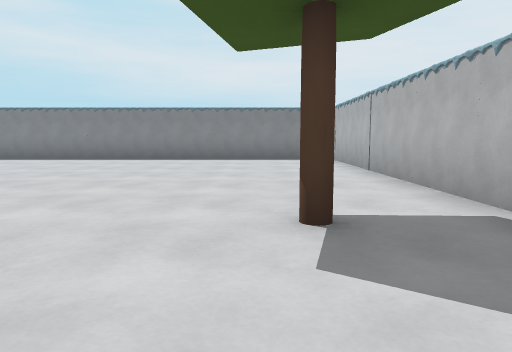
view 1 (above)

16 first-person views from a walk through a 3-D level made in the Godot game engine. The camera is 1.4 m above the floor, tilts 6° down and sees 70° across. The floor is counted in squares, 2 m on a side. Each view is taken from the middle of a square. On the plan, view 1 faces up. The plan holds only what a view shows up to about 11 squares ahead; the rest is blank. The place goes on beyond the plan. Characters and animated objects are not drawn. Surface patterns are stand-ins for the level's own textures.

view 2
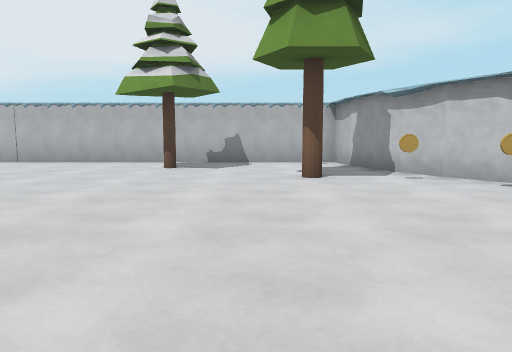

view 3
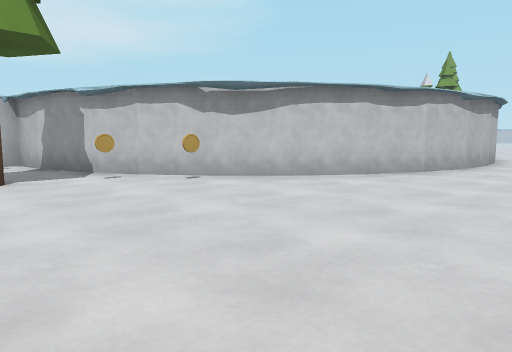

view 4
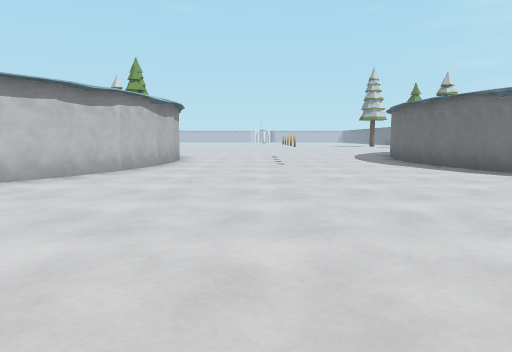

view 5
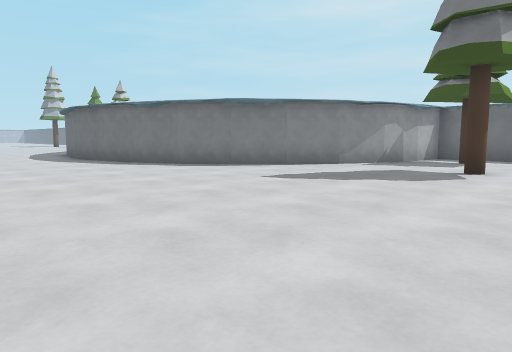

view 6
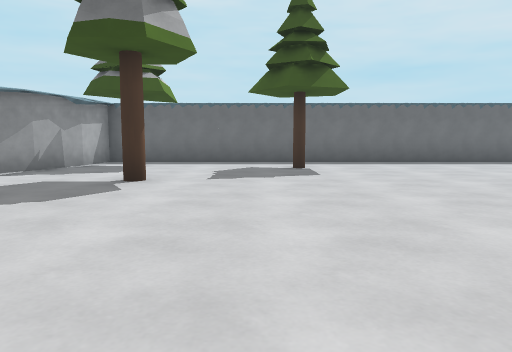

view 7
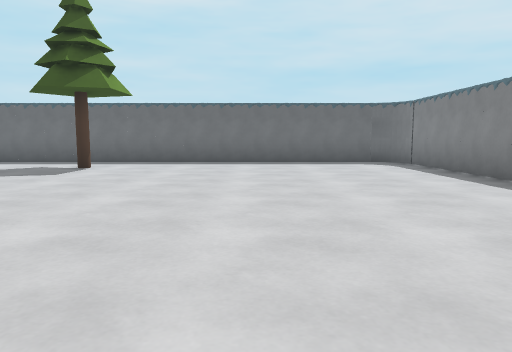

view 8
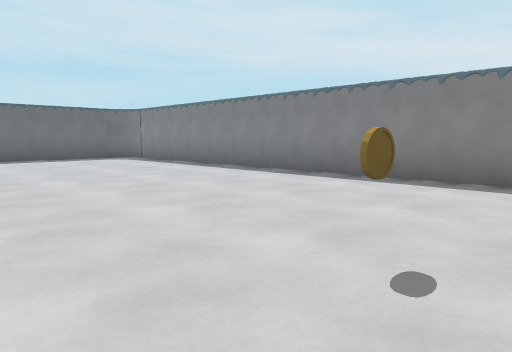

view 9
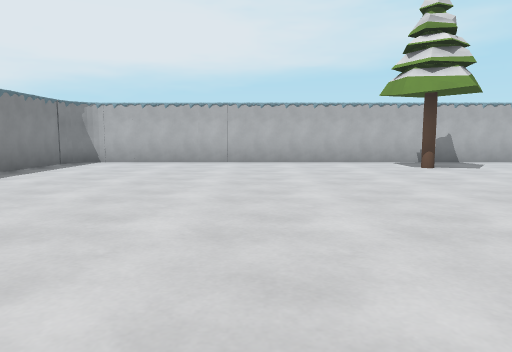

view 10
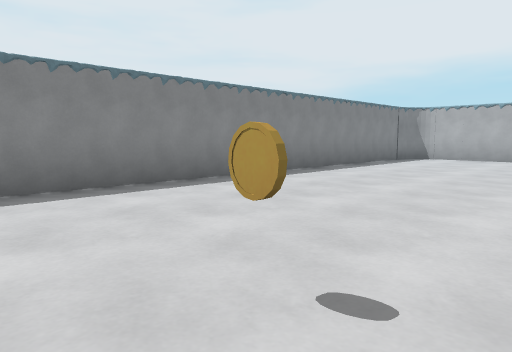

view 11
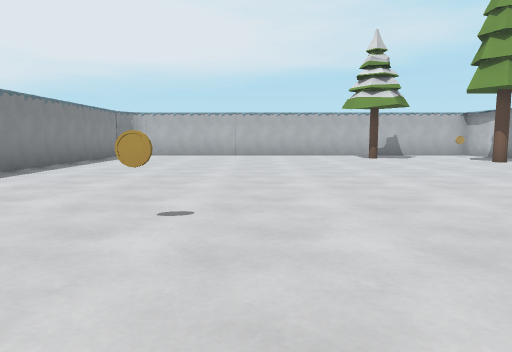

view 12
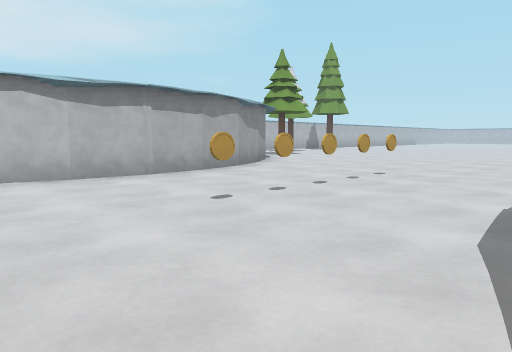

view 13
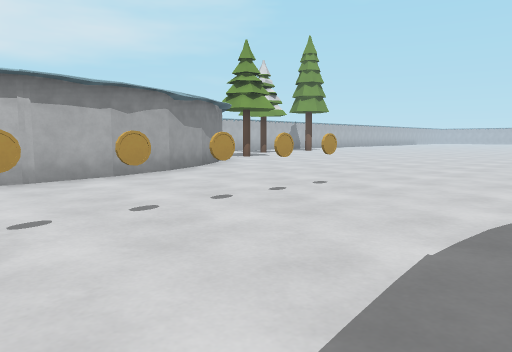

view 14
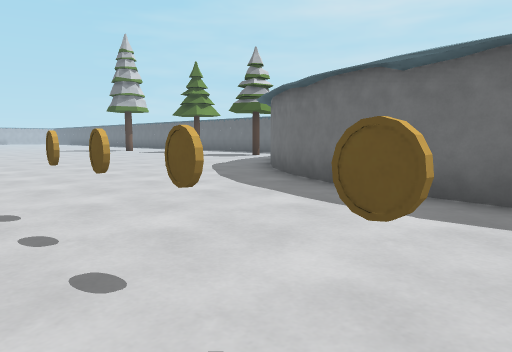

view 15
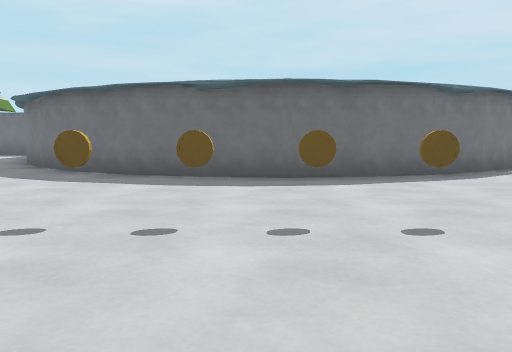

view 16
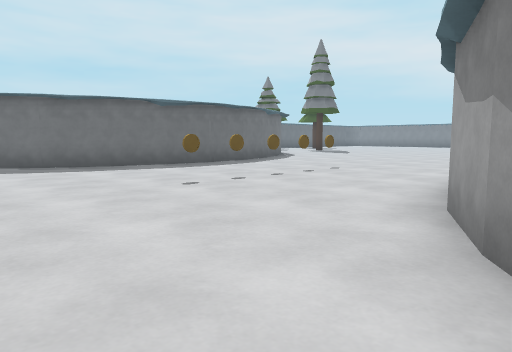

### Floor plan
Points are (right, up) in squares from view 1. A wall is a line through its corners. A room is listed if a view was taken in it or the views show most of it. See-through windows are left out.
Room 1 (views 1, 2, 3, 4, 5, 6, 7, 8, 9, 10, 11, 12, 13, 14, 15, 16)
walls: (-14.3, -4.1) (-13.4, -5.5); (-3.8, -4.3) (-2.6, -3.1); (-2.7, -3.2) (-1.4, -2.3); (-13.5, -5.4) (-12.8, -6.7); (-4.6, -5.5) (-3.7, -4.1); (-1.6, -2.4) (-0.1, -1.7); (-16.6, -2.3) (-15.3, -3.2) (-14.3, -4.2); (-12.9, -6.6) (-12.4, -8.2); (-5.2, -6.8) (-4.5, -5.3); (-0.2, -1.7) (1.3, -1.3); (-17.9, -1.7) (-16.4, -2.4); (-12.5, -8) (-12.3, -9.6); (-19.2, -1.3) (-17.8, -1.7); (1.2, -1.4) (2.4, -1.3) (2.4, 11.5); (-12.3, -9.3) (-12.5, -10.8) (-12.8, -12.2) (-13.5, -13.6); (-5.7, -9.7) (-5.5, -8.1) (-5.2, -6.7); (-5.5, -10.9) (-5.7, -9.3); (-5.1, -12.3) (-5.6, -10.8); (-13.4, -13.5) (-14.3, -14.7); (-4.5, -13.6) (-5.2, -12.1); (1.7, 12.2) (-20, 12.2); (-20.6, 11.5) (-20.6, -1.2) (-19.1, -1.4); (-3.8, -14.6) (-4.6, -13.5); (-14.2, -14.7) (-15.4, -15.8); (-15.3, -15.8) (-16.4, -16.5)
objects: tree (-19, 0); tree (-16, 1); coin (-9, -13); coin (-9, -12); coin (-9, -11); coin (-9, -10); coin (-9, -9); coin (-9, 8); coin (-3, -3); coin (-2, -2); tree (1, 3)

Where each view was taken, in squares from view 1:
view 1: 0 up, 0 right, facing up
view 2: 1 up, 8 left, facing right
view 3: 1 up, 8 left, facing down-right
view 4: 1 up, 8 left, facing down
view 5: 3 up, 8 left, facing down-left
view 6: 3 up, 10 left, facing left
view 7: 8 up, 10 left, facing left
view 8: 6 up, 8 left, facing up-left
view 9: 7 up, 8 left, facing right
view 10: 7 up, 10 left, facing up-right
view 11: 7 up, 12 left, facing right
view 12: 6 down, 12 left, facing down-right
view 13: 8 down, 12 left, facing down-right
view 14: 9 down, 8 left, facing down-left
view 15: 10 down, 6 left, facing left
view 16: 16 down, 4 left, facing up-left
